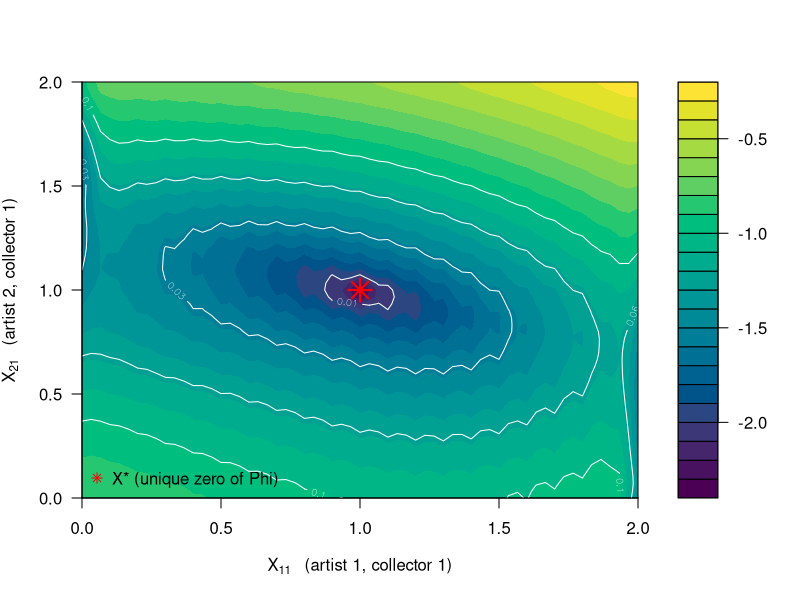

Reproduce this figure in R.
# ---------------------------------------------------------------------------
# phi_contour_paper_notation.R
#
# Replicates Figure 1 of Appendix B. Concretely:
#
#   X       : the 2x3 ownership matrix (row 1 = artist 1, row 2 = artist 2;
#             columns = collectors 1,2,3)
#   A       : [I - alpha*beta*X^T X]^{-1}, the 3x3 resolvent, via direct
#             matrix inversion (solve())
#   B       : (1-alpha)*v + alpha*(1-beta)*X^T theta
#   R       : A %*% B
#   q       : (1-beta)*theta + beta*X %*% R
#   G^i_jk  : alpha*q[i]*(A[j,j]-A[k,k]) + alpha*beta*(R[j]-R[k])*((A%*%x_i)[j]+(A%*%x_i)[k])
#   Phi     : sum over feasible (i,j,k), j!=k, X[i,k]>0, of max(0,G^i_jk)^2
#
# The free parameters plotted are X[1,1] and X[2,1];
# X[1,2] and X[2,2]  are minimized out at each grid point;
# X[1,3], X[2,3] are fixed by each artist's row summing to
# Y_i = 2.
#
# Base R only (stats, graphics, grDevices) -- no external packages required.
# ---------------------------------------------------------------------------

alpha <- 0.3
beta  <- 0.1
theta <- c(1, -5)
v     <- c(1, 1, -5)

# ---------------------------------------------------------------- model
model_XABRq <- function(X) {
  # X: 2x3 matrix (rows = artists, columns = collectors)
  A <- solve(diag(3) - alpha*beta*(t(X) %*% X))
  B <- (1-alpha)*v + alpha*(1-beta)*(t(X) %*% theta)
  R <- A %*% B
  q <- (1-beta)*theta + beta*(X %*% R)
  list(A = A, B = B, R = as.vector(R), q = as.vector(q))
}

# G^i_{j,k}: i in {1,2} (1=artist1,2=artist2), j,k in {1,2,3}, j != k
G_val <- function(M, X, i, j, k) {
  xi <- X[i, ]                    # i-th row of X (artist i's holdings)
  Ax <- as.vector(M$A %*% xi)
  alpha*M$q[i]*(M$A[j,j]-M$A[k,k]) + alpha*beta*(M$R[j]-M$R[k])*(Ax[j]+Ax[k])
}

Phi_val <- function(X, tol = 1e-9) {
  M <- model_XABRq(X)
  total <- 0
  for (i in 1:2) {
    for (k in 1:3) {
      if (X[i,k] <= tol) next
      for (j in 1:3) {
        if (j == k) next
        g <- G_val(M, X, i, j, k)
        if (g > 0) total <- total + g^2
      }
    }
  }
  total
}

# ---------------------------------------------------------------- self-check
X_star <- matrix(c(1,1,0, 1,1,0), nrow = 2, byrow = TRUE)
phi_at_Xstar <- Phi_val(X_star)

a1_check <- 0.9887640449438202
X_check <- matrix(c(a1_check, 1, 2-a1_check-1,
                     a1_check, 1, 2-a1_check-1), nrow = 2, byrow = TRUE)
phi_checkpoint <- Phi_val(X_check)

cat(sprintf("Self-check: Phi(X*) = %.3e  (expect ~0)\n", phi_at_Xstar))
cat(sprintf("Self-check: Phi(checkpoint) = %.6f  (expect 0.030118)\n", phi_checkpoint))
if (abs(phi_at_Xstar) > 1e-8 || abs(phi_checkpoint - 0.0301176) > 1e-4) {
  stop("Self-check FAILED -- model_XABRq/G_val/Phi_val has a bug. Do not trust the plot.")
}
cat("Self-check passed.\n\n")

# also print the two G values the paper itself quotes, as an extra cross-check
M_star <- model_XABRq(X_star)
G1_31 <- G_val(M_star, X_star, 1, 3, 1)   # G^1_{3,1}
G2_31 <- G_val(M_star, X_star, 2, 3, 1)   # G^2_{3,1}
cat(sprintf("G^1_3,1 = %.6f  (paper: strictly negative)\n", G1_31))
cat(sprintf("G^2_3,1 = %.6f  (paper: strictly negative)\n\n", G2_31))

# ---------------------------------------------------------------- outer/inner grid
n_outer <- 61      # 60 intervals -> X[1,1]=X[2,1]=1 lands EXACTLY on a grid node
n_inner <- 21

a1_vals <- seq(0, 2, length.out = n_outer)   # X[1,1] values (plotted, x-axis)
b1_vals <- seq(0, 2, length.out = n_outer)   # X[2,1] values (plotted, y-axis)
stopifnot(abs(a1_vals[(n_outer+1)/2] - 1.0) < 1e-9)

a2_grid <- seq(0, 2, length.out = n_inner)   # X[1,2] values (minimized out)
b2_grid <- seq(0, 2, length.out = n_inner)   # X[2,2] values (minimized out)

Phi_min <- matrix(NA_real_, nrow = n_outer, ncol = n_outer)  # [row=X21 index, col=X11 index]

cat("Computing profile-minimized Phi over (X11,X21) grid (real matrix inversion per point)...\n")
t0 <- Sys.time()
for (ia in seq_along(a1_vals)) {
  x11 <- a1_vals[ia]
  for (ib in seq_along(b1_vals)) {
    x21 <- b1_vals[ib]
    best <- Inf
    for (x12 in a2_grid) {
      x13 <- 2 - x11 - x12
      if (x13 < -1e-9) next
      x13 <- min(max(x13, 0), 2)
      for (x22 in b2_grid) {
        x23 <- 2 - x21 - x22
        if (x23 < -1e-9) next
        x23 <- min(max(x23, 0), 2)
        X <- matrix(c(x11,x12,x13, x21,x22,x23), nrow = 2, byrow = TRUE)
        val <- Phi_val(X)
        if (val < best) best <- val
      }
    }
    if (is.finite(best)) Phi_min[ib, ia] <- best
  }
  if (ia %% 10 == 0) cat(sprintf("  X11 index %d/%d  elapsed %.1fs\n", ia, n_outer, as.numeric(Sys.time()-t0, units="secs")))
}
cat(sprintf("total time: %.1fs\n", as.numeric(Sys.time()-t0, units="secs")))

mid <- (n_outer+1)/2
cat(sprintf("Phi_min at exact (X11,X21)=(1,1): %.3e\n", Phi_min[mid, mid]))

# ---------------------------------------------------------------- smoothing (separable Gaussian, log-space)
gaussian_kernel_1d <- function(sigma, radius = ceiling(3*sigma)) {
  x <- -radius:radius
  k <- exp(-(x^2)/(2*sigma^2))
  k/sum(k)
}

smooth_1d <- function(x, kernel) {
  r <- (length(kernel)-1)/2
  n <- length(x)
  xpad <- c(rev(x[1:r]), x, rev(x[(n-r+1):n]))
  out <- numeric(n)
  for (t in 1:n) out[t] <- sum(xpad[t:(t+2*r)] * kernel)
  out
}

smooth_2d <- function(M, sigma) {
  kernel <- gaussian_kernel_1d(sigma)
  M2 <- t(apply(M, 1, smooth_1d, kernel = kernel))
  M3 <- apply(M2, 2, smooth_1d, kernel = kernel)
  M3
}

floor_val <- 1e-6
logZ <- log10(Phi_min + floor_val)
sigma <- 1.2
logZ_s <- smooth_2d(logZ, sigma)
Phi_s <- pmax(10^logZ_s - floor_val, 0)

# ---------------------------------------------------------------- plot
png("phi_contour.png", width = 1400, height = 1200, res = 160)

filled.contour(
  x = a1_vals, y = b1_vals, z = t(logZ_s),
  color.palette = function(n) hcl.colors(n, "Viridis"),
  xlab = expression(X[11] ~ "  (artist 1, collector 1)"),
  ylab = expression(X[21] ~ "  (artist 2, collector 1)"),
  plot.axes = {
    axis(1); axis(2)
    contour(a1_vals, b1_vals, t(Phi_s),
            levels = c(1e-5,1e-4,1e-3,3e-3,1e-2,3e-2,6e-2,1e-1),
            add = TRUE, col = "white", labcex = 0.6, method = "edge")
    points(1, 1, pch = 8, col = "red", cex = 2.2, lwd = 2)
    legend("bottomleft", legend = "X* (unique zero of Phi)", pch = 8, col = "red", bty = "n")
  }
)
dev.off()
cat("saved phi_contour.png\n")
